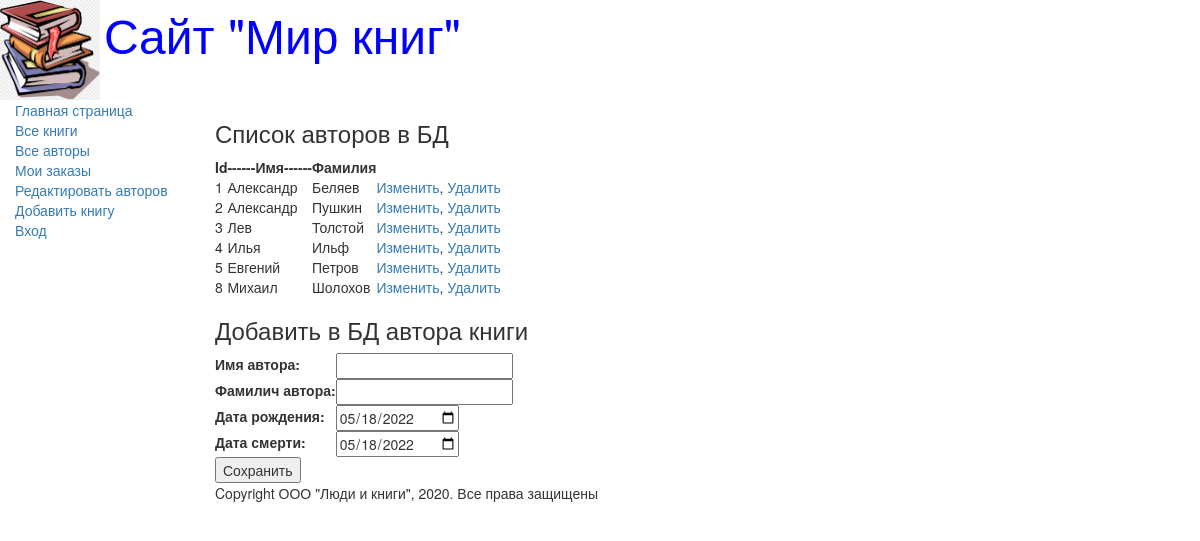
Page /authors_add/ on the committed database.
### catalog/models.py (models this page shows, shortened)
class Author(models.Model):
    first_name = models.CharField(max_length=100,
                                  help_text="Введите имя автора",
                                  verbose_name="Имя автора")
    last_name = models.CharField(max_length=100,
                                 help_text="Введите фамилию автора",
                                 verbose_name="Фамилия автора")
    date_of_birth = models.DateField(
        help_text="Введите дату рождения",
        verbose_name="Дата рождения",
        null=True, blank=True)
    date_of_death = models.DateField(
        help_text="Введите дату смерти",
        verbose_name="Дата смерти",
        null=True, blank=True)

### catalog/views.py (the view)
# urls.py: path('authors_add/', views.authors_add, name='authors_add'),
def authors_add(request):
    author = Author.objects.all()
    authorsform = AuthorsForm()
    return render(request, "catalog/authors_add.html",
                  {"form": authorsform, "author": author})

### catalog/forms.py
class AuthorsForm(forms.Form):
    first_name = forms.CharField(label="Имя автора")
    last_name = forms.CharField(label="Фамилич автора")
    date_of_birth = forms.DateField(label="Дата рождения",
                                    initial=format(date.today()),
                                    widget=forms.widgets.DateInput(attrs={'type': 'date'}))
    date_of_death = forms.DateField(label="Дата смерти",
                                    initial=format(date.today()),
                                    widget=forms.widgets.DateInput(attrs={'type': 'date'}))

### catalog/templates/catalog/authors_add.html (shortened to what this page needs)
{% extends "base_generic.html" %}
{% block content %}
    <h3>Список авторов в БД</h3>
    <table>
        <thead>
            <th>Id</th>
            <th>------Имя------</th>
            <th>Фамилия</th>
            <th></th>
        </thead>
    {% if author %}
        {% for author in author.all %}
            <tr>
                <td>{{author.id}}</td>
                <td>{{author.first_name}}</td>
                <td>{{author.last_name}}</td>
                <td><a href="/edit1/{{author.id}}">Изменить</a>,
                    <a href="/delete/{{author.id}}">Удалить</a></td>
            </tr>
        {% endfor %}
    {% else %}
        <p>В базе данных нет автоов</p>
    {% endif %}
    </table>
<h3>Добавить в БД автора книги</h3>
<form method="POST" action="/create/">
    <table>
        {{ form }}
    </table>
    <input type="submit" value="Сохранить">
</form>
{% endblock %}

### catalog/templates/base_generic.html (shortened to what this page needs)
<!DOCTYPE html>
<html lang="en">
<head>
    <link rel="stylesheet"
          href="https://maxcdn.bootstrapcdn.com/bootstrap/3.3.7/css/bootstrap.min.css">
    {% load static %}
    <link rel="stylesheet" href="{% static 'css/styles.css' %}">
    {% block head %}
        <img src="{% static 'images/logo.png' %}"
             style="width:100px; height:100px;" align="absmiddle">
        <font size=7, color="blue">Сайт "Мир книг"</font>
    {% endblock %}
</head>
<body>
    <div class="container-fluid">
        <div class="row">
            <div class="col-sm-2">
                {% block sidebar %}
                <ul class="sidebar-nav">
                    <li><a href="{% url 'index' %}">Главная страница</a></li>
                    <li><a href="{% url 'books' %}">Все книги</a></li>
                    <li><a href="{% url 'authors' %}">Все авторы</a></li>
                    <li><a href="{% url 'my-borroweb' %}">Мои заказы</a></li>
                    <li><a href="{% url 'authors_add' %}">Редактировать авторов</a></li>
                    <li><a href="{% url 'book_create' %}">Добавить книгу</a></li>
                {% if user.is_authenticated %}
                    <li>Пользователь: {{ user.get_username }}</li>
                    <li><a href="{% url 'logout' %}?next={{request.path}}">Выход</a></li>
                {% else %}
                    <li><a href="{% url 'login' %}?next={{request.path}}">Вход</a></li>
                {% endif %}
                </ul>
                {% endblock %}
            </div>
            <div class="col-sm-10">
                {% block content %} {% endblock %}
                {% block footer %}
                    {% block copyright %}
                <p>Copyright ООО "Люди и книги", 2020. Все права защищены</p>
                     {% endblock %}
                {% endblock %}
            </div>
        </div>
    </div>
</body>
</html>

### catalog/static/css/styles.css (style rules this page uses)
.sidebar-nav { margin-top: 20рх; padding: 0; list-style: none; }

### rows in the picture
Author: id "1", first_name "Александр", last_name "Беляев"
Author: id "2", first_name "Александр", last_name "Пушкин"
Author: id "3", first_name "Лев", last_name "Толстой"
Author: id "4", first_name "Илья", last_name "Ильф"
Author: id "5", first_name "Евгений", last_name "Петров"
Author: id "8", first_name "Михаил", last_name "Шолохов"
